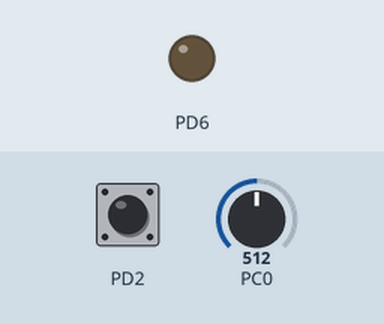
The program below on a simulated ATmega328P, built with avr-gcc and emulated at 16 MHz. Shown: output pins drawn as LEDs (lit = HIGH). The test bench sets the inputs (shaded band); at power-on: PD2 HIGH, PC0 = 512.

Above: at 1.2 s.
1.3 s: PD2 pulled LOW for 0.15 s
At 2.5 s:
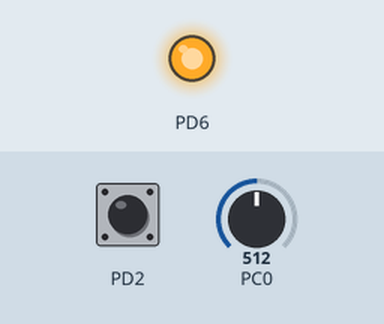
2.9 s: PC0 set to 35
At 4.1 s:
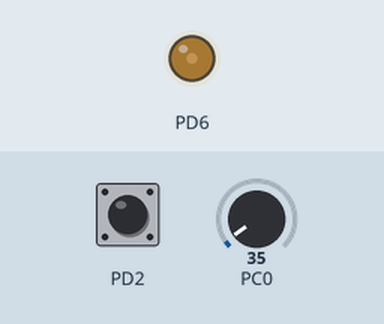
4.4 s: PC0 set to 45
5.9 s: PC0 set to 55
At 6.5 s:
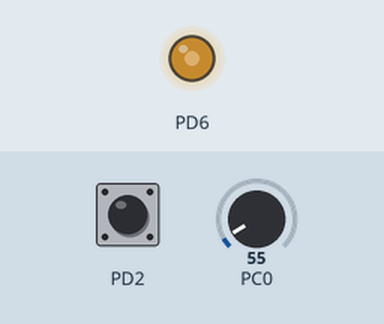
7.4 s: PC0 set to 122
At 8.6 s:
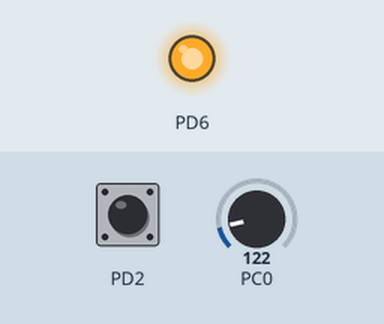
8.9 s: PC0 set to 100
10.4 s: PC0 set to 84
At 11.1 s:
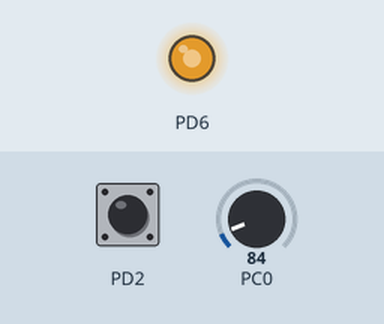
Timing chart, 0 to 12.9 s (numbered marks = the images above; inputs shaded):
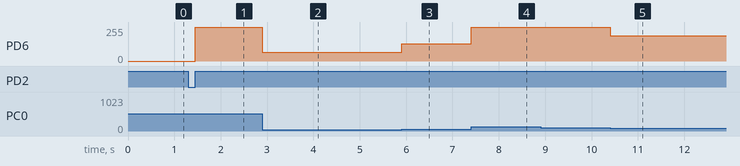

The program:

main.c
```c
/*
 * GccApplication1.c
 *
 * Created: 24-06-2026 11:08:04
 * Author : hp
 */


#define F_CPU 16000000UL

#include <avr/io.h>
#include <util/delay.h>

#include "adc.h"
#include "motor.h"

uint8_t system_on = 0;

int main(void)
{
	uint16_t temperature;
	uint8_t speed;

	DDRD |= (1 << PORTD6);

	DDRD &= ~(1 << PORTD2);
	PORTD |= (1 << PORTD2);

	TCCR0A = (1 << COM0A1) |
	(1 << WGM01) |
	(1 << WGM00);

	TCCR0B = (1 << CS01) |
	(1 << CS00);

	ADC_Init();

	while(1)
	{
		if(!(PIND & (1 << PORTD2)))
		{
			_delay_ms(50);

			if(!(PIND & (1 << PORTD2)))
			{
				system_on ^= 1;

				while(!(PIND & (1 << PORTD2)));
			}
		}

		if(system_on)
		{
			temperature = ReadTemperature();

			speed = CalculateSpeed(temperature);

			SetMotorSpeed(speed);
		}
		else
		{
			SetMotorSpeed(0);
		}
	}
}
```

adc.c
```c
/*
 * adc.c
 *
 * Created: 24-06-2026 11:11:38
 *  Author: hp
 */
#include "adc.h"

void ADC_Init(void)
{
	ADMUX = (1 << REFS0);

	ADCSRA = (1 << ADEN) |
	(1 << ADPS2) |
	(1 << ADPS1) |
	(1 << ADPS0);
}

uint16_t ADC_Read(uint8_t channel)
{
	ADMUX = (ADMUX & 0xF0) | channel;

	ADCSRA |= (1 << ADSC);

	while (ADCSRA & (1 << ADSC));

	return ADC;
}

uint16_t ReadTemperature(void)
{
	uint16_t adc_value;

	adc_value = ADC_Read(0);

	return ((adc_value * 500UL) / 1024);
}
```

adc.h
```c
/*
 * adc.h
 *
 * Created: 24-06-2026 11:12:02
 *  Author: hp
 */


#ifndef ADC_H_
#define ADC_H_


#include <avr/io.h>

void ADC_Init(void);
uint16_t ADC_Read(uint8_t channel);
uint16_t ReadTemperature(void);


#endif /* ADC_H_ */
```

motor.c
```c
/*
 * motor.c
 *
 * Created: 24-06-2026 11:12:25
 *  Author: hp
 */
#include "motor.h"

uint8_t CalculateSpeed(uint16_t temp)
{
	if(temp < 25)
	return 64;

	else if(temp < 35)
	return 128;

	else if(temp < 45)
	return 191;

	else
	return 255;
}

void SetMotorSpeed(uint8_t speed)
{
	OCR0A = speed;
}
```

motor.h
```c
/*
 * motor.h
 *
 * Created: 24-06-2026 11:12:48
 *  Author: hp
 */


#ifndef MOTOR_H_
#define MOTOR_H_


#include <avr/io.h>

uint8_t CalculateSpeed(uint16_t temp);
void SetMotorSpeed(uint8_t speed);


#endif /* MOTOR_H_ */
```

Measured:
- the behaviour switches between 51 and 52 on PC0 (found by bisection; images 2 and 3)
- the behaviour switches between 93 and 92 on PC0 (found by bisection; images 4 and 5)
- after the input at 1.3 s, PD6: 0/255 → 255/255 after 0.15 s
- after the input at 2.9 s, PD6: 255/255 → 64/255 at once
- after the input at 4.4 s, every drawn part: stays the same
- after the input at 5.9 s, PD6: 64/255 → 128/255 at once
- after the input at 7.4 s, PD6: 128/255 → 255/255 at once
- after the input at 8.9 s, every drawn part: stays the same
- after the input at 10.4 s, PD6: 255/255 → 191/255 at once
